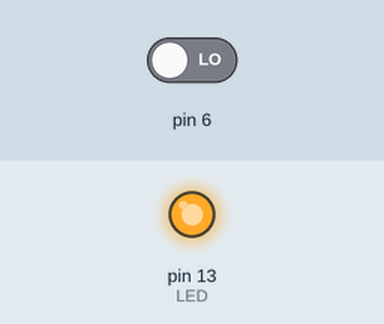
Bench run of a sketch on a simulated Arduino Uno, built with avr-gcc and run on an emulated ATmega328P. On the bench: output pins drawn as LEDs (lit = HIGH). The test bench sets the inputs (shaded band); at power-on: pin 6 LOW.

Above: at 1.2 s.
1.3 s: pin 6 driven HIGH
At 1.8 s:
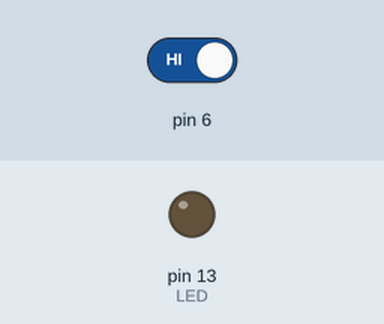
2.8 s: pin 6 driven LOW
At 4.2 s:
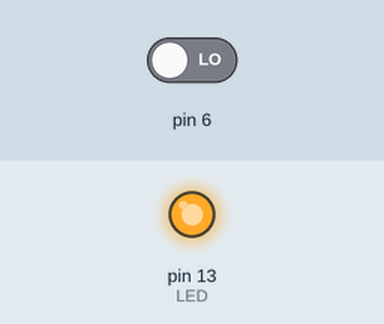
Timing chart, 0 to 5.8 s (numbered marks = the images above; inputs shaded):
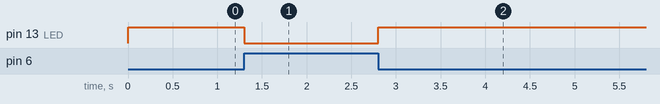

Measured:
- after the input at 1.3 s, pin 13 (LED): HIGH → LOW at once
- after the input at 2.8 s, pin 13 (LED): LOW → HIGH at once

The sketch:

day2_assignment.ino
```cpp
#define LED 13
#define SWITCH 6

void setup() {
  // Set LED pin as output
  DDRB |= (1 << DDB5); // DDRB controls direction for PORTB pins; DDB5 corresponds to pin 13 (PB5)

  // Set SWITCH pin as input
  DDRD &= ~(1 << DDD6); // DDRD controls direction for PORTD pins; DDD6 corresponds to pin 6 (PD6)
}

void loop() {
  // Check the state of the SWITCH pin
  if (PIND & (1 << PIND6)) { // PIND reads the current state of PORTD pins; PIND6 corresponds to pin 6 (PD6)
    PORTB &= ~(1 << PORTB5); // Turn the LED off (clear bit for PB5)
  } else {
    PORTB |= (1 << PORTB5); // Turn the LED on (set bit for PB5)
  }
}
```
